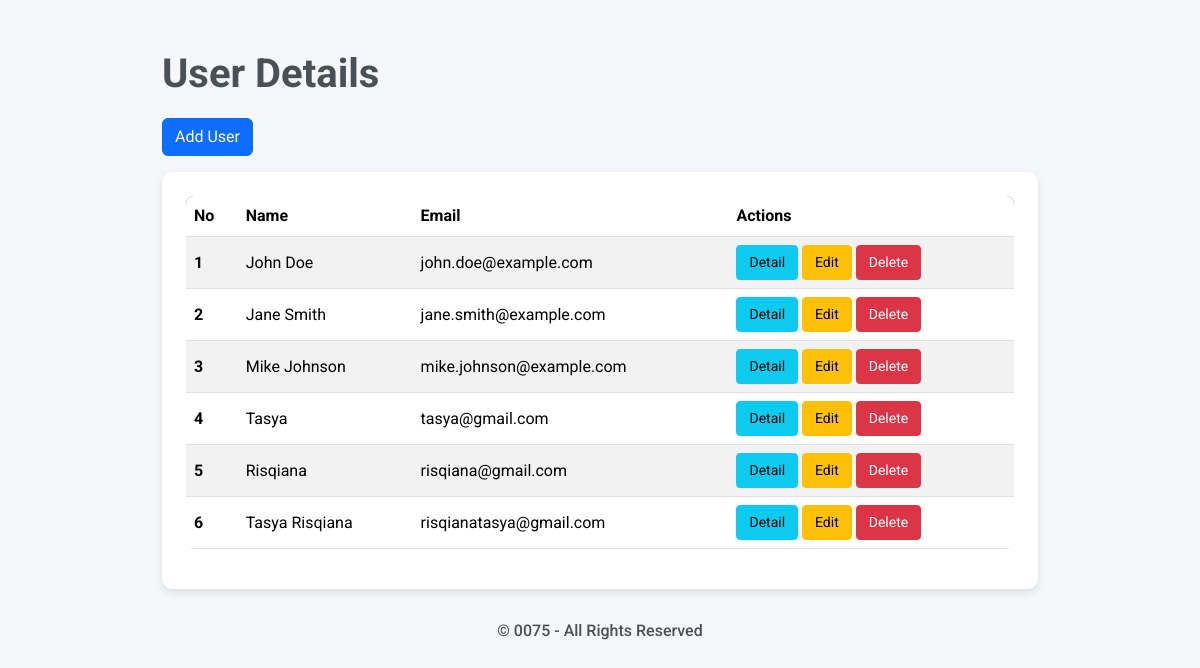
The page / on the database its author committed.
### tables this page shows
CREATE TABLE `users` (
  `id` int(11) NOT NULL,
  `name` varchar(40) NOT NULL,
  `email` varchar(30) NOT NULL
);

### app/controllers/UserController.php (called while the page is built, shortened)
<?php
require_once 'app/models/User.php';
class UserController
{
    private $userModel;
    public function __construct($dbConnection)
    {
        $this->userModel = new User($dbConnection);
    }
    public function show()
    {
        $user = $this->userModel->getAllUsers();
        require_once 'app/views/userView.php';
    }
}

### app/models/User.php (called while the page is built, shortened)
<?php
class User
{
    private $db;
    public function __construct($dbConnection)
    {
        $this->db = $dbConnection;
    }
    public function getAllUsers()
    {
        $stmt = $this->db->prepare("SELECT * FROM users ORDER BY id");
        $stmt->execute();
        return $stmt->fetchAll(PDO::FETCH_ASSOC);
    }
}

### app/views/userView.php (the view, shortened to what this page needs)
<!doctype html>
<html lang="en">
<head>
    <link href="https://cdn.jsdelivr.net/npm/bootstrap@5.3.3/dist/css/bootstrap.min.css" rel="stylesheet">
</head>
<body>
    <div class="container">
        <div class="header-title">
            <h1>User Details</h1>
            <a href="index.php?action=add" class="btn btn-primary">Add User</a>
        </div>
        <div class="card p-4 mt-3">
            <div class="table-responsive">
                <table class="table table-striped table-hover">
                    <thead>
                        <tr>
                            <th scope="col">No</th>
                            <th scope="col">Name</th>
                            <th scope="col">Email</th>
                            <th scope="col">Actions</th>
                        </tr>
                    </thead>
                    <tbody>
                        <?php $no = 1; ?>
                        <?php foreach ($user as $data): ?>
                            <tr>
                                <th scope="row"><?php echo $no++; ?></th>
                                <td><?php echo htmlspecialchars($data['name']); ?></td>
                                <td><?php echo htmlspecialchars($data['email']); ?></td>
                                <td>
                                    <a href="index.php?action=view&id=<?php echo $data['id']; ?>" class="btn btn-info btn-sm">Detail</a>
                                    <a href="index.php?action=edit&id=<?php echo $data['id']; ?>" class="btn btn-warning btn-sm">Edit</a>
                                    <a href="index.php?action=delete&id=<?php echo $data['id']; ?>" class="btn btn-danger btn-sm" onclick="return confirm('Are you sure?');">Delete</a>
                                </td>
                            </tr>
                        <?php endforeach; ?>
                    </tbody>
                </table>
            </div>
        </div>
        <div class="footer">
            &copy; 0075 - All Rights Reserved
        </div>
    </div>
</body>
</html>

### index.php (shortened to what this page needs)
<?php
require_once 'app/controllers/UserController.php';
$dbConnection = getDBConnection();
$controller = new UserController($dbConnection);
$action = isset($_GET['action']) ? $_GET['action'] : 'show';
switch ($action) {
    case 'show':
        $controller->show();
        break;
}

### app/views/userView.php (style rules this page uses)
body { background-color: #f5f7fa; font-family: 'Roboto', sans-serif; }
.container { max-width: 900px; margin-top: 50px; }
.header-title h1 { color: #495057; font-weight: 700; margin-bottom: 20px; }
.card { border: none; border-radius: 10px; box-shadow: 0 4px 8px rgba(0, 0, 0, 0.1); }
.table { border-radius: 8px; overflow: hidden; }
.table thead { background-color: #495057; color: #ffffff; }
.table th, .table td { vertical-align: middle; }
.btn-sm { font-size: 14px; padding: 6px 12px; }
.footer { margin-top: 30px; text-align: center; color: #495057; font-weight: 500; }

### rows shown on the page
users: name "John Doe", email "john.doe@example.com"
users: name "Jane Smith", email "jane.smith@example.com"
users: name "Mike Johnson", email "mike.johnson@example.com"
users: name "Tasya", email "tasya@gmail.com"
users: name "Risqiana", email "risqiana@gmail.com"
users: name "Tasya Risqiana", email "risqianatasya@gmail.com"
